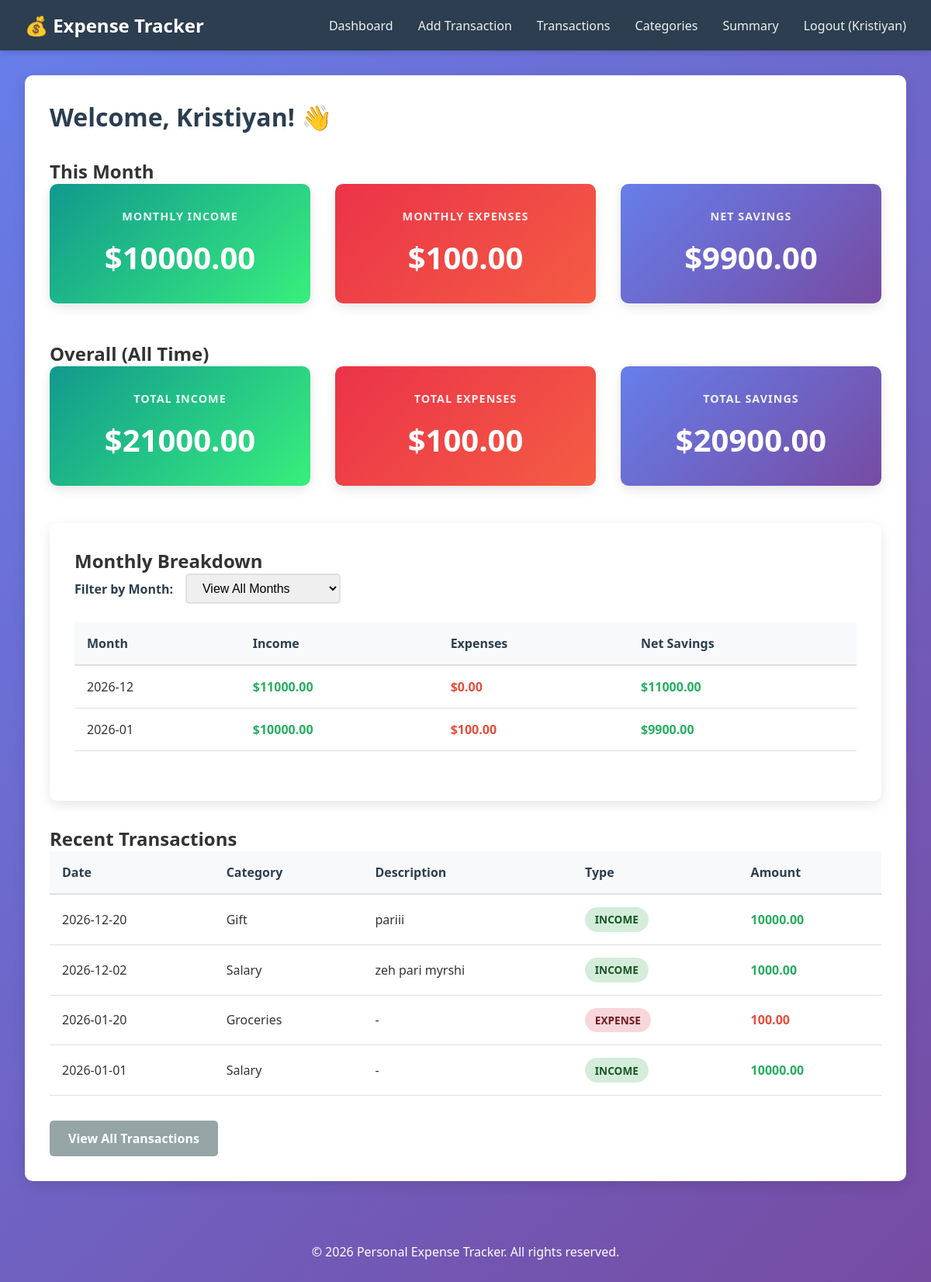
The app's page /dashboard (signed in) with its own data.
### tables this page shows
CREATE TABLE transactions (
            id INTEGER PRIMARY KEY AUTOINCREMENT,
            user_id INTEGER NOT NULL,
            amount REAL NOT NULL,
            type TEXT NOT NULL,
            category_id INTEGER NOT NULL,
            date DATE NOT NULL,
            description TEXT,
            created_at TIMESTAMP DEFAULT CURRENT_TIMESTAMP,
            FOREIGN KEY (user_id) REFERENCES users(id) ON DELETE CASCADE,
            FOREIGN KEY (category_id) REFERENCES categories(id) ON DELETE CASCADE
        );

CREATE TABLE categories (
            id INTEGER PRIMARY KEY AUTOINCREMENT,
            user_id INTEGER NOT NULL,
            name TEXT NOT NULL,
            created_at TIMESTAMP DEFAULT CURRENT_TIMESTAMP,
            FOREIGN KEY (user_id) REFERENCES users(id) ON DELETE CASCADE
        );

### app.py (the view)
@app.route('/dashboard')
@login_required
def dashboard():
    user_id = session['user_id']
    conn = get_db_connection()
    cursor = conn.cursor()
    cursor.execute('''
        SELECT
            COALESCE(SUM(CASE WHEN type='income' THEN amount ELSE 0 END), 0) as total_income,
            COALESCE(SUM(CASE WHEN type='expense' THEN amount ELSE 0 END), 0) as total_expense
        FROM transactions
        WHERE user_id = ? AND strftime('%Y-%m', date) = strftime('%Y-%m', 'now')
    ''', (user_id,))
    summary = cursor.fetchone()
    cursor.execute('''
        SELECT
            COALESCE(SUM(CASE WHEN type='income' THEN amount ELSE 0 END), 0) as total_income,
            COALESCE(SUM(CASE WHEN type='expense' THEN amount ELSE 0 END), 0) as total_expense
        FROM transactions
        WHERE user_id = ?
    ''', (user_id,))
    overall_summary = cursor.fetchone()
    cursor.execute('''
        SELECT DISTINCT strftime('%Y-%m', date) as month
        FROM transactions
        WHERE user_id = ?
        ORDER BY month DESC
    ''', (user_id,))
    months = [row['month'] for row in cursor.fetchall()]
    cursor.execute('''
        SELECT
            strftime('%Y-%m', date) as month,
            COALESCE(SUM(CASE WHEN type='income' THEN amount ELSE 0 END), 0) as total_income,
            COALESCE(SUM(CASE WHEN type='expense' THEN amount ELSE 0 END), 0) as total_expense
        FROM transactions
        WHERE user_id = ?
        GROUP BY strftime('%Y-%m', date)
        ORDER BY month DESC
    ''', (user_id,))
    monthly_breakdown = cursor.fetchall()
    cursor.execute('''
        SELECT t.*, c.name as category_name
        FROM transactions t
        JOIN categories c ON t.category_id = c.id
        WHERE t.user_id = ?
        ORDER BY t.date DESC
        LIMIT 10
    ''', (user_id,))
    recent_transactions = cursor.fetchall()
    conn.close()
    total_income = summary['total_income'] or 0
    total_expense = summary['total_expense'] or 0
    net_savings = total_income - total_expense
    overall_income = overall_summary['total_income'] or 0
    overall_expense = overall_summary['total_expense'] or 0
    overall_savings = overall_income - overall_expense
    return render_template('dashboard.html',
                         total_income=total_income,
                         total_expense=total_expense,
                         net_savings=net_savings,
                         overall_income=overall_income,
                         overall_expense=overall_expense,
                         overall_savings=overall_savings,
                         transactions=recent_transactions,
                         months=months,
                         monthly_breakdown=monthly_breakdown)

### app.py (called while the page is built)
def login_required(f):
    @wraps(f)
    def decorated_function(*args, **kwargs):
        if 'user_id' not in session:
            return redirect(url_for('login'))
        return f(*args, **kwargs)
    return decorated_function

### database.py (called while the page is built)
def get_db_connection():
    conn = sqlite3.connect(DB_PATH)
    conn.row_factory = sqlite3.Row
    return conn

### templates/dashboard.html (shortened to what this page needs)
{% extends "base.html" %}
{% block content %}
<div class="dashboard">
    <h1>Welcome, {{ session.name }}! 👋</h1>
    <div class="summary-section">
        <h2>This Month</h2>
        <div class="summary-cards">
            <div class="card income">
                <h3>Monthly Income</h3>
                <p class="amount">${{ "%.2f"|format(total_income) }}</p>
            </div>
            <div class="card expense">
                <h3>Monthly Expenses</h3>
                <p class="amount">${{ "%.2f"|format(total_expense) }}</p>
            </div>
            <div class="card savings {% if net_savings >= 0 %}positive{% else %}negative{% endif %}">
                <h3>Net Savings</h3>
                <p class="amount">${{ "%.2f"|format(net_savings) }}</p>
            </div>
        </div>
    </div>
    <div class="summary-section">
        <h2>Overall (All Time)</h2>
        <div class="summary-cards">
            <div class="card income">
                <h3>Total Income</h3>
                <p class="amount">${{ "%.2f"|format(overall_income) }}</p>
            </div>
            <div class="card expense">
                <h3>Total Expenses</h3>
                <p class="amount">${{ "%.2f"|format(overall_expense) }}</p>
            </div>
            <div class="card savings {% if overall_savings >= 0 %}positive{% else %}negative{% endif %}">
                <h3>Total Savings</h3>
                <p class="amount">${{ "%.2f"|format(overall_savings) }}</p>
            </div>
        </div>
    </div>
    <div class="monthly-breakdown">
        <h2>Monthly Breakdown</h2>
        {% if monthly_breakdown %}
        <div class="month-selector">
            <label for="month-filter">Filter by Month:</label>
            <select id="month-filter" onchange="filterMonth(this.value)">
                <option value="">View All Months</option>
            </select>
        </div>
        <table class="monthly-table">
            <thead>
                <tr>
                    <th>Month</th>
                    <th>Income</th>
                    <th>Expenses</th>
                    <th>Net Savings</th>
                </tr>
            </thead>
            <tbody>
                {% for month_data in monthly_breakdown %}
                <tr class="month-row" data-month="{{ month_data['month'] }}">
                    <td class="month-name">{{ month_data['month'] }}</td>
                    <td class="amount-income">${{ "%.2f"|format(month_data['total_income']) }}</td>
                    <td class="amount-expense">${{ "%.2f"|format(month_data['total_expense']) }}</td>
                    <td
                        class="amount-savings {% if month_data['total_income'] - month_data['total_expense'] >= 0 %}positive{% else %}negative{% endif %}">
                        ${{ "%.2f"|format(month_data['total_income'] - month_data['total_expense']) }}
                    </td>
                </tr>
                {% endfor %}
            </tbody>
        </table>
        {% else %}
        <p>No transaction data available.</p>
        {% endif %}
    </div>
    <div class="recent-transactions">
        <h2>Recent Transactions</h2>
        {% if transactions %}
        <table>
            <thead>
                <tr>
                    <th>Date</th>
                    <th>Category</th>
                    <th>Description</th>
                    <th>Type</th>
                    <th>Amount</th>
                </tr>
            </thead>
            <tbody>
                {% for trans in transactions %}
                <tr>
                    <td>{{ trans['date'] }}</td>
                    <td>{{ trans['category_name'] }}</td>
                    <td>{{ trans['description'] or '-' }}</td>
                    <td><span class="badge badge-{{ trans['type'] }}">{{ trans['type'].upper() }}</span></td>
                    <td class="amount-{{ trans['type'] }}">{{ "%.2f"|format(trans['amount']) }}</td>
                </tr>
                {% endfor %}
            </tbody>
        </table>
        <a href="{{ url_for('transactions') }}" class="btn btn-secondary">View All Transactions</a>
        {% else %}
        <p>No transactions yet. <a href="{{ url_for('add_transaction') }}">Add one now!</a></p>
        {% endif %}
    </div>
</div>
{% endblock %}

### static/style.css (style rules this page uses)
* { margin: 0; padding: 0; box-sizing: border-box; }
body { font-family: 'Segoe UI', Tahoma, Geneva, Verdana, sans-serif; background: linear-gradient(135deg, #667eea 0%, #764ba2 100%); min-height: 100vh; color: #333; }
.btn { padding: 0.75rem 1.5rem; border: none; border-radius: 5px; cursor: pointer; font-weight: 600; text-decoration: none; display: inline-block; transition: all 0.3s; font-size: 1rem; }
.btn-secondary { background-color: #95a5a6; color: white; }
.dashboard { background: white; padding: 2rem; border-radius: 10px; box-shadow: 0 5px 15px rgba(0, 0, 0, 0.1); }
.dashboard h1 { color: #2c3e50; margin-bottom: 2rem; }
.summary-cards { display: grid; grid-template-columns: repeat(auto-fit, minmax(250px, 1fr)); gap: 2rem; margin-bottom: 3rem; }
.card { padding: 2rem; border-radius: 10px; color: white; text-align: center; box-shadow: 0 5px 15px rgba(0, 0, 0, 0.1); }
.card.income { background: linear-gradient(135deg, #11998e 0%, #38ef7d 100%); }
.card.expense { background: linear-gradient(135deg, #eb3349 0%, #f45c43 100%); }
.card.savings { background: linear-gradient(135deg, #667eea 0%, #764ba2 100%); }
.card h3 { font-size: 0.9rem; text-transform: uppercase; letter-spacing: 1px; margin-bottom: 1rem; opacity: 0.9; }
.card .amount { font-size: 2.5rem; font-weight: bold; }
table { width: 100%; border-collapse: collapse; margin-bottom: 2rem; }
table thead { background-color: #f8f9fa; }
table th { padding: 1rem; text-align: left; font-weight: 600; color: #2c3e50; border-bottom: 2px solid #e0e0e0; }
table td { padding: 1rem; border-bottom: 1px solid #e0e0e0; }
.badge { display: inline-block; padding: 0.4rem 0.8rem; border-radius: 20px; font-size: 0.85rem; font-weight: 600; text-transform: uppercase; }
.badge-income { background-color: #d4edda; color: #155724; }
.badge-expense { background-color: #f8d7da; color: #721c24; }
.amount-income { color: #27ae60; font-weight: 600; }
.amount-expense { color: #e74c3c; font-weight: 600; }
.amount-savings { font-weight: 600; }
.amount-savings.positive { color: #27ae60; }
.monthly-breakdown { background: white; padding: 2rem; border-radius: 10px; box-shadow: 0 5px 15px rgba(0, 0, 0, 0.1); margin-bottom: 2rem; }
.month-selector { margin-bottom: 1.5rem; display: flex; align-items: center; gap: 1rem; }
.month-selector label { font-weight: 600; color: #2c3e50; }
.month-selector select { padding: 0.5rem 1rem; border: 2px solid #e0e0e0; border-radius: 5px; font-size: 1rem; cursor: pointer; min-width: 200px; }
.monthly-table { width: 100%; margin-top: 1rem; }
.month-row { transition: background-color 0.3s; }

### records on screen
transactions: amount "10000.00"
transactions: amount "1000.00"
transactions: amount "100.00"
transactions: amount "10000.00"

### other values on screen
{{ session.name }} "Kristiyan"
{{ "%.2f"|format(total_income) }} "10000.00"
{{ "%.2f"|format(total_expense) }} "100.00"
{{ "%.2f"|format(net_savings) }} "9900.00"
{{ "%.2f"|format(overall_income) }} "21000.00"
{{ "%.2f"|format(overall_expense) }} "100.00"
{{ "%.2f"|format(overall_savings) }} "20900.00"
{{ month_data['month'] }} "2026-12" "2026-01"
{{ "%.2f"|format(month_data['total_income']) }} "11000.00" "10000.00"
{{ "%.2f"|format(month_data['total_expense']) }} "0.00" "100.00"
